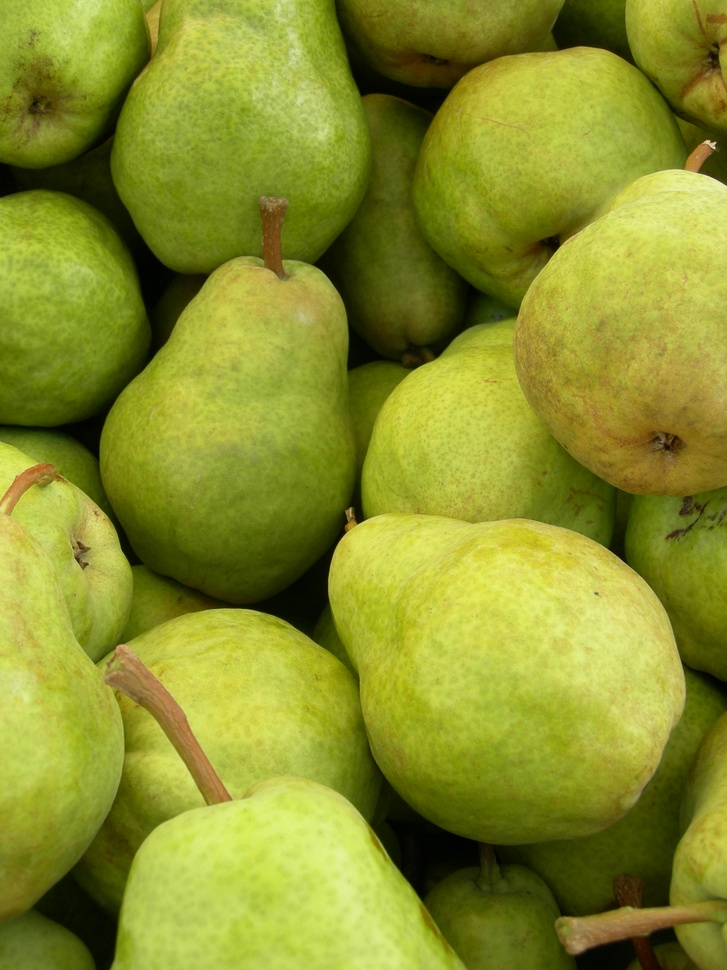
%> input picture segmentation/Pears1.jpg, 727 x 970 px, shrunk from 1944 x 2592 before the run
$ octave math_mor.m   (GNU Octave 9; MATLAB toolbox functions it lacks are replaced by stand-ins)
%> lines starting %> are read from the running program, lines starting %| are printed output that depends on the picture; in (x1, y1, x2, y2) boxes, pixels count from 0 and x2, y2 are one past the last pixel; in counts of white or black regions, pixels touching at a corner belong together; the program's own positions count from 1
% Mathematics Morphological Operation
% these operation is based on lighten pixel.

% Erode Operation
% Erode operation is a process of shrinking the boundary to the interior,
% and it can be used to eliminate some small and meaningless objects.
A1 = [0 1 1 1 1 0;0 1 1 1 1 0; 0 1 1 1 1 0 ; 0 1 1 1 1 0];
B = [0 1 0; 1 1 1 ; 0 1 0];
A1_erode = imerode(A1,B)
% Dilate Operation
% Dilate operation is a process of merging all the background points
% touching the objects into the objects to extend boundary to the outside,
% and it can be used to fill holes in objects
A2 = [0 0 0 0 ; 0 1 1 0; 0 1 1 0 ; 0 0 0 0];
A2_dilate = imdilate(A2,B)

%
A = [0 0 0 0 0 0;0 1 1 1 1 0; 0 1 1 1 1 0 ; 0 1 1 1 1 0; 0 1 1 1 1 0; 0 0 0 0 0 0];
B1 = [0 0 0; 0 1 0 ; 0 1 0];
B2 = [0 1 0; 0 0 0 ; 0 0 0 ];
Ac= ~A
C1 = imerode(A,B1)
C2 = imerode(A,B2)

% Opening Operation
% The process is first to calculate the corrosion, and then expansion.
% Opening Operation is usually used to remove the small particle noise or
% to disconnect the adhesion between objects.
% This function is similar to erode operation, but it has the advantage of
% keeping the original size of the target unchanged compared with erode
% operation.

% Closing Operation
% The process is first to calculate the expansion, and then corrosion.
% Closing Operation is usually used to fill small holes in objects, connect
% adjacent between objects, and soomth.
% This function is similar to dilate operation, but it has the advantage of
% keeping the boundary unchanged compared with erode operation.

rgb = imread('Pears1.jpg');
%> rgb is the input picture: size 970x727x3 uint8; mean R, G, B 137, 144.5, 43.5
I = rgb2gray(rgb);

hy = fspecial('sobel');
hx = hy';
Iy = imfilter(double(I), hy, 'replicate');
Ix = imfilter(double(I), hx, 'replicate');
gradmag = sqrt(Ix.^2 + Iy.^2);

se = strel('disk',30);
Io = imopen(I, se); % opening opertion which is errose followed by close
Ic = imclose(I, se);% closing opertion which is errose followed by close
Ie = imerode(I, se); % errosing operation
Id = imdilate(I, se); % dilating operation

figure,
subplot(2,2,1), imshow(Io),title('opening opertion');
subplot(2,2,2), imshow(Ic),title('closing opertion');
subplot(2,2,3), imshow(Ie),title('errosing operation');
subplot(2,2,4), imshow(Id),title('dilating operation');

Ioer = imreconstruct(Ie, I); % opening by reconstruction after eroding operation using imerode and imreconstruct.
Ioerd = imdilate(Ioer, se);
Ioercbr = imreconstruct(imcomplement(Ioerd), imcomplement(Ioer));
Ioercbr = imcomplement(Ioercbr); %  reconstruction-based opening and closing is better than opening-closing operation
Ioc = imclose(Io,se);

figure,
subplot(2,2,1), imshow(I),title('original image');
subplot(2,2,2), imshow(Ioer),title('open by reconstruction');
subplot(2,2,3), imshow(Ioercbr),title('reconstruction-based opening and closing ');
subplot(2,2,4), imshow(Ioc),title('opening-closing operation');

% Calcualte the regional maxima of lobrcbr to obtain good foreground
% markers
fgm = imregionalmax(Ioercbr);% Calculate the regional maxima of Iobrcbr to obtain good foreground markers.
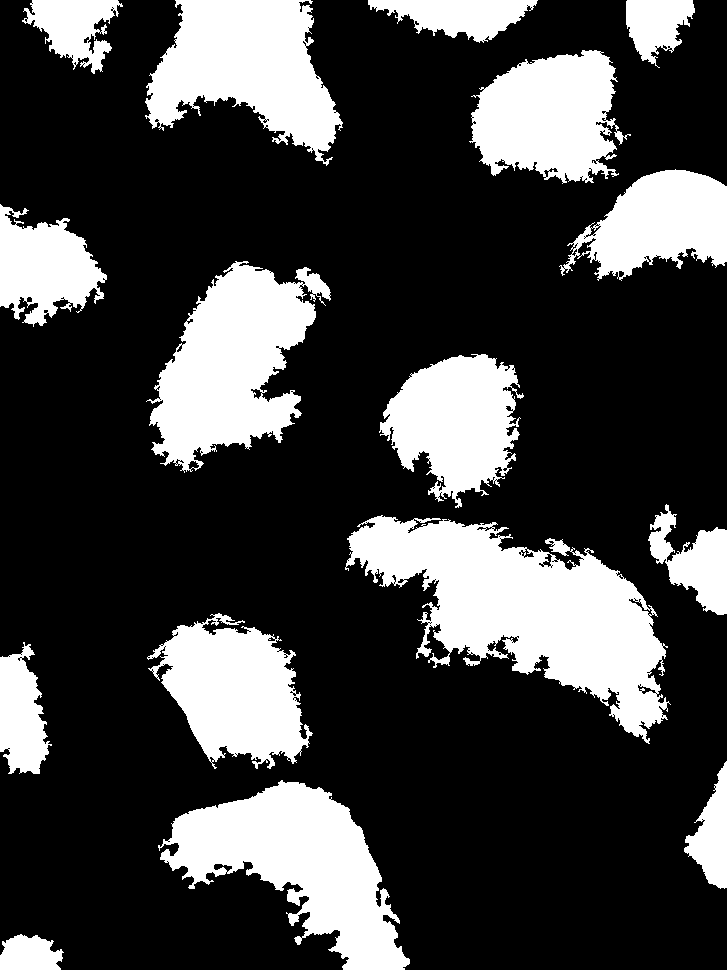
%> fgm: size 970x727 logical; 26% white; 16 white regions, largest, box (x1, y1, x2, y2) and area: (345, 515, 671, 744) 33426, (158, 780, 410, 970) 22547, (146, 261, 331, 473) 21157
% superimpose the foreground marker image on the  original image
It1 = rgb(:,:,1);
It2 = rgb(:,:,2);
It3 = rgb(:,:,3);
It1(fgm) = 255; It2(fgm) = 0; It3(fgm) = 0;
I2 = cat(3, It1, It2, It3);
figure,
subplot(1,2,1), imshow(fgm),title('regional maxima image');
subplot(1,2,2), imshow(I2),title('superimpose marker');

% Notice that some of the mostly-occulded and shadowed objects are not
% marked, which means these objects are not segmented properly. Besides,
% the foreground markers in some objects go right up to the objects'
% edge.Which means we should clean the edges of the markers and shrink them
% a bit.
% Therefore, we need to make closing and erose operation.
se2 = strel(ones(5,5));
fgm2 = imclose(fgm, se2);
%> fgm2: size 970x727 logical; 27.3% white; 16 white regions, largest, box (x1, y1, x2, y2) and area: (345, 515, 671, 744) 35523, (158, 780, 410, 970) 23011, (146, 261, 331, 473) 22083
fgm3 = imerode(fgm2, se2);
%> fgm3: size 970x727 logical; 24.3% white; 28 white regions (10 under 20 px), largest, box (x1, y1, x2, y2) and area: (349, 518, 666, 737) 31751, (161, 784, 408, 970) 20418, (152, 263, 329, 470) 19814
figure,
subplot(1,2,1), imshow(fgm2),title('Closing operation');
subplot(1,2,2), imshow(fgm3),title('erose operation');

% remove some stray isolated pixels
fgm4 = bwareaopen(fgm3, 20);
It1 = rgb(:, :, 1);
It2 = rgb(:, :, 2);
It3 = rgb(:, :, 3);
It1(fgm4) = 255; It2(fgm4) = 0; It3(fgm4) = 0;
%> after `It2(fgm4) = 0`:
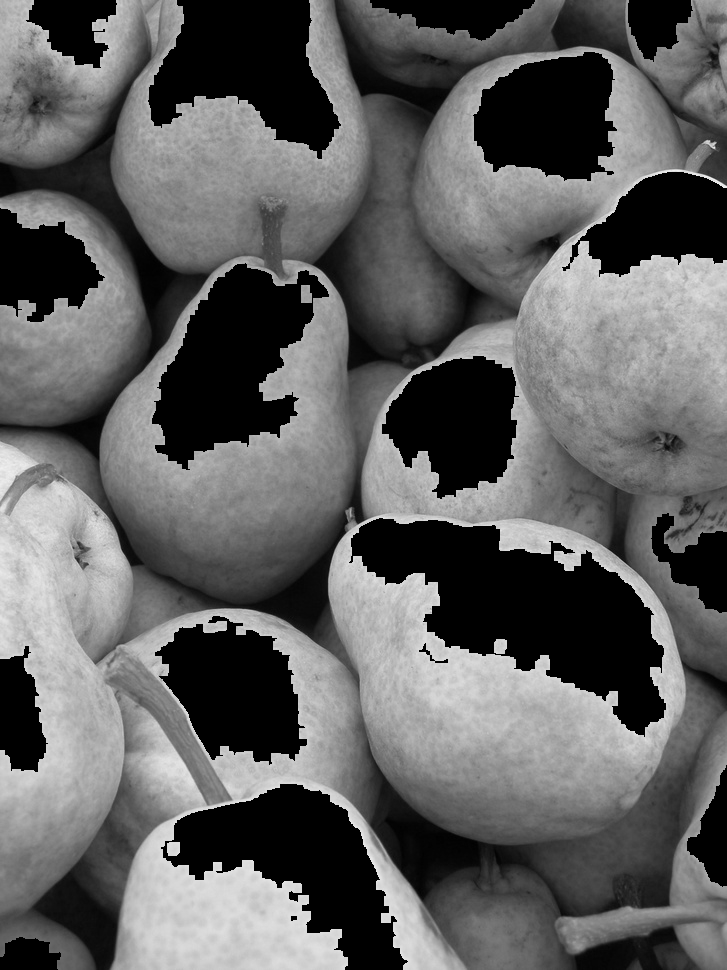
%> It2: size 970x727 uint8; min 0, max 244, mean 95.5
%> after `It3(fgm4) = 0`:
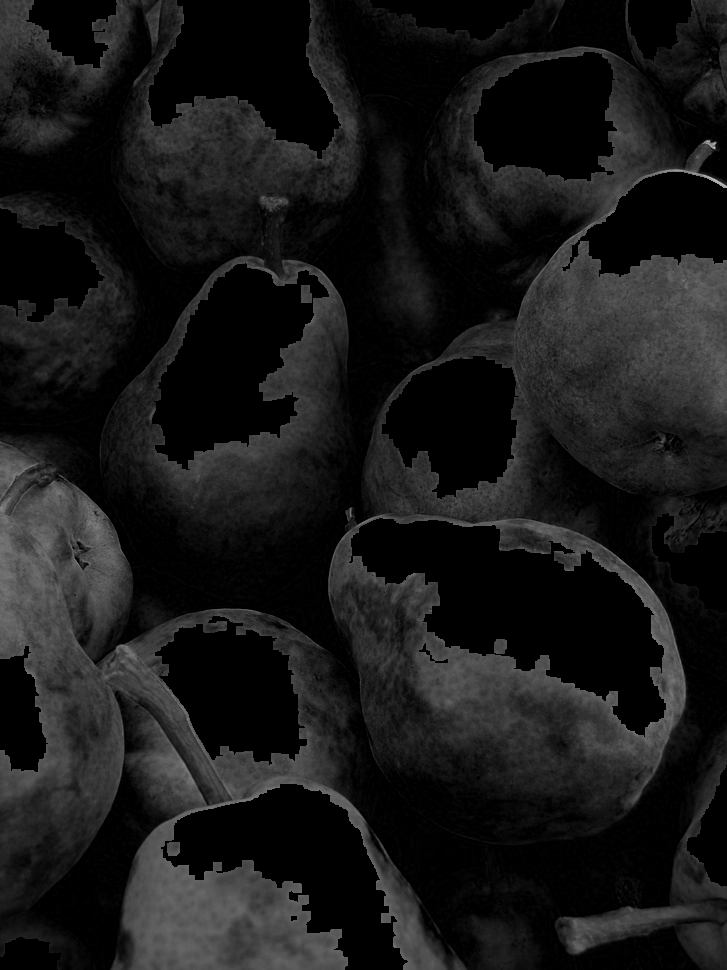
%> It3: size 970x727 uint8; min 0, max 201, mean 24
I3 = cat(3, It1, It2, It3);
figure,
subplot(1,2,1), imshow(fgm4),title('remove isolated pixels');
subplot(1,2,2), imshow(I3),title('superimpose marker');

% Step 4: Compute Background Markers
bw = im2bw(Ioercbr, graythresh(Ioercbr));
%> bw: size 970x727 logical; 58.7% white; 2 black regions, box (x1, y1, x2, y2) and area: (0, 0, 727, 970) 270658, (0, 688, 175, 970) 20559

D = bwdist(bw);
DL = watershed(D);
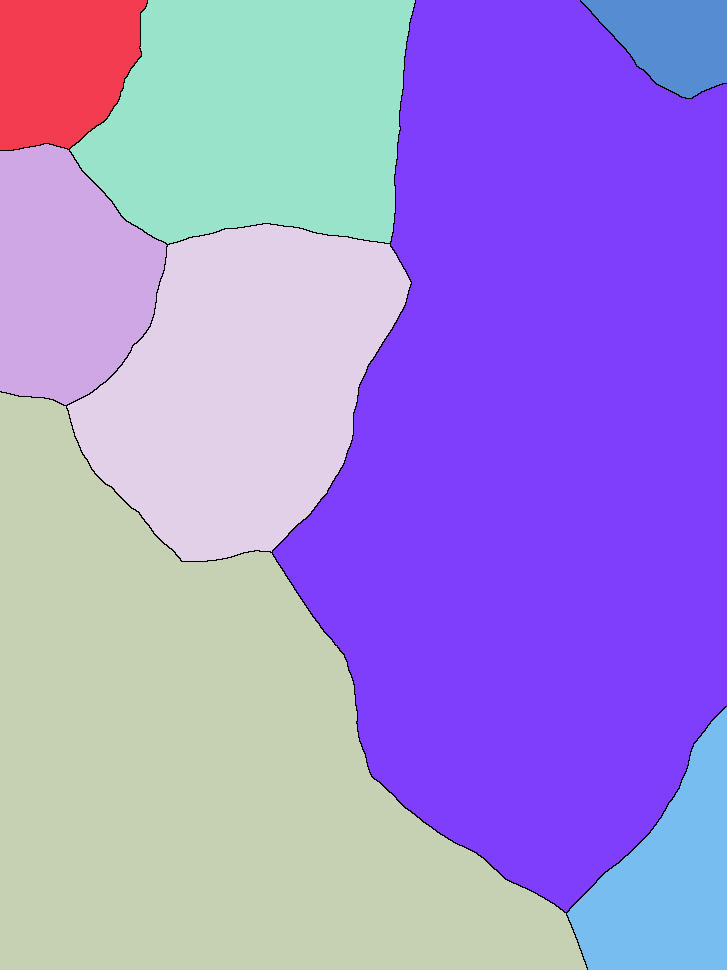
%> DL: size 970x727 uint8; 9 distinct labels, from 0 to 8; one colour per label, 0 black
bgm = DL == 0;
%> bgm: size 970x727 logical; 0.51% white in thin lines or dots

 gradmag2 = imimposemin(gradmag, bgm | fgm4);
 L = watershed(gradmag2);
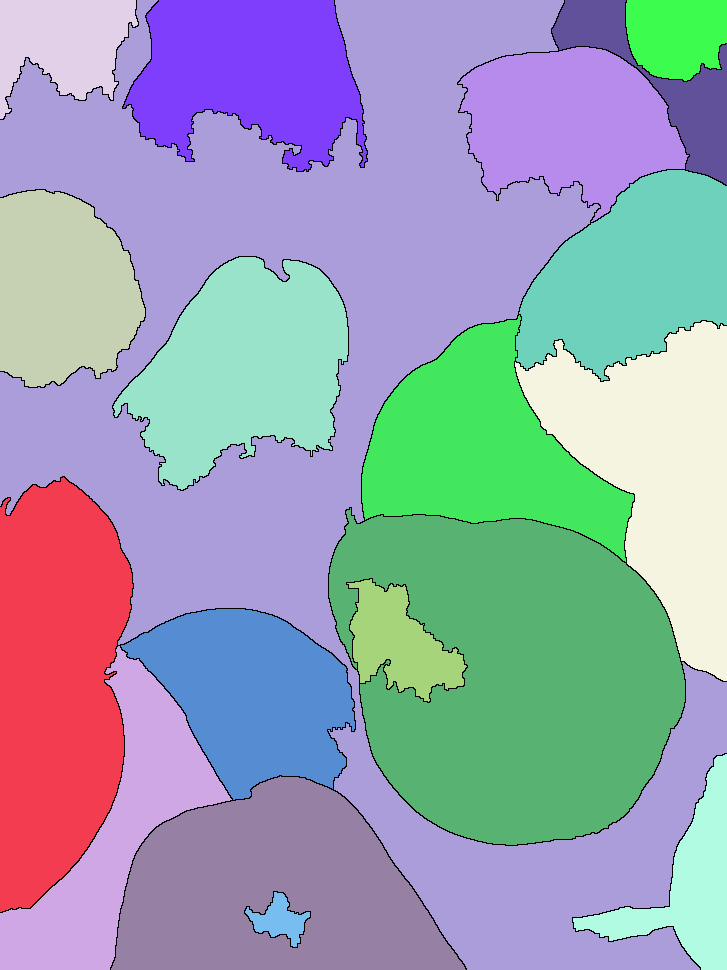
%> L: size 970x727 uint8; 20 distinct labels, from 0 to 19; one colour per label, 0 black
figure,
subplot(2,2,1), imshow(bw),title('thresholding segmentation');
subplot(2,2,2), imshow(bgm),title('whatershed transform ridge');
subplot(2,2,3), imshow(gradmag2),title('whatershed transform of segmentation function');
%> after `imshow(gradmag2)`:
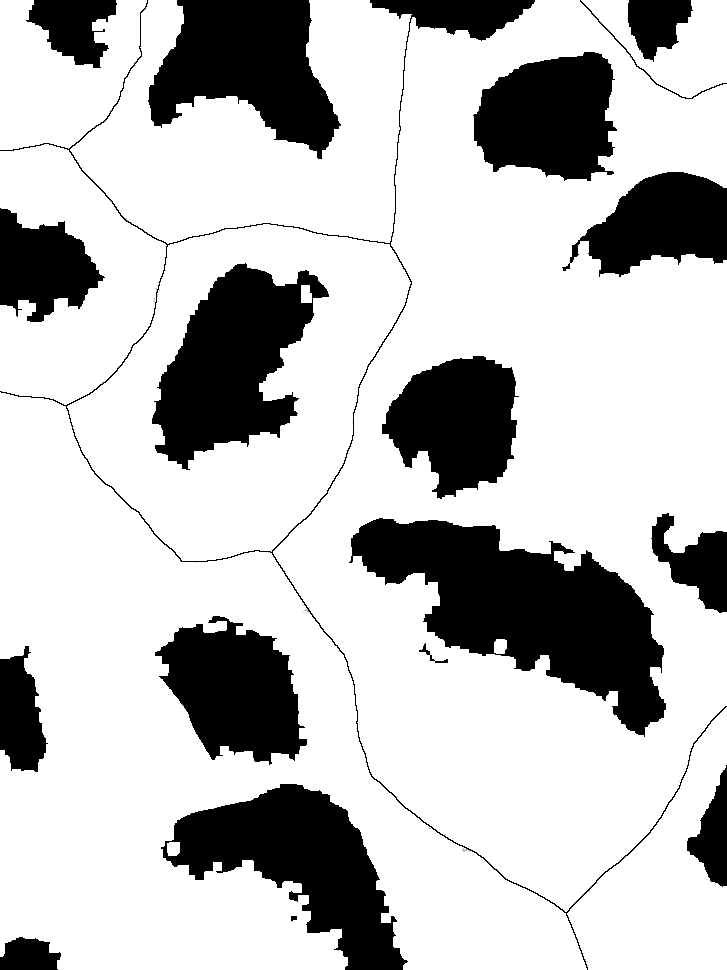
%> displayed picture: size 970x727, on the screen's scale of 0 to 255; min 0, max 255, mean 191.7
subplot(2,2,4), imshow(L),title('whatershed transform of segmentation function');
